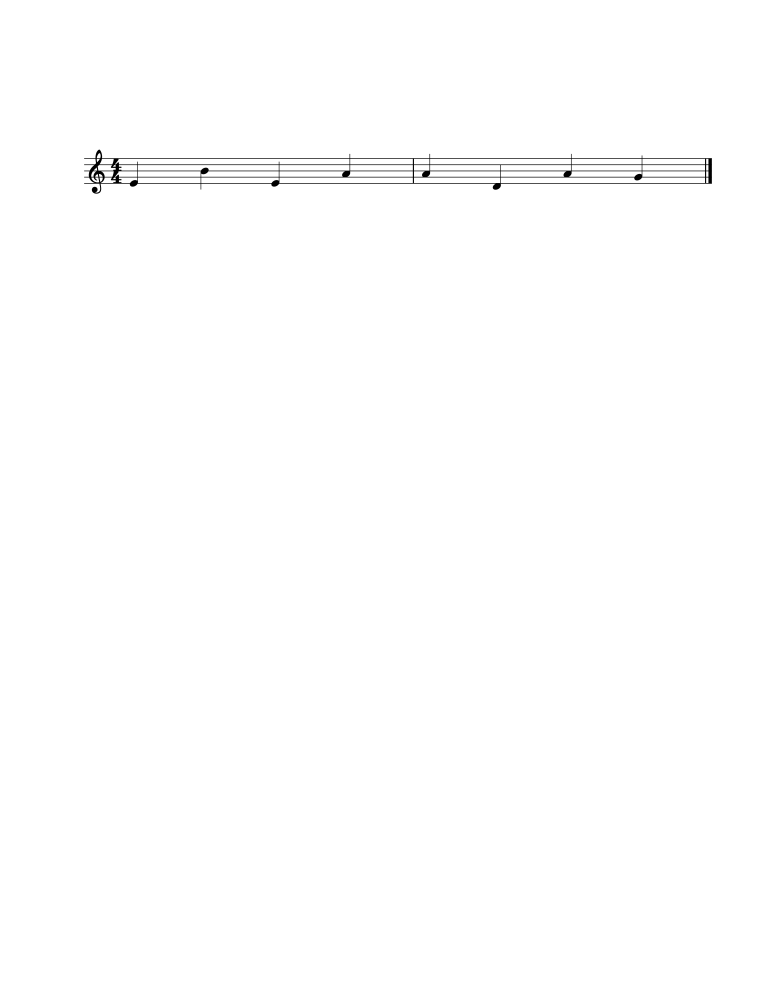
#> input picture img/temp_score_1704520007-1.png, 3060 x 3960 px (shown at 1/4 size); its folder holds only this picture in this run
$ python -i Staff.py   (imports and definitions only)
#> lines starting #> are read from the running program, lines starting #| are printed output that depends on the picture
import music21
from music21 import stream, clef, note, metadata, pitch, duration, chord
from tkinter import *
from PIL import Image, ImageTk
import os, shutil
import time
from copy import deepcopy

latest_file = None  # Global variable to keep track of the latest file
img_photo = None
dots = []  # List to store the coordinates of the dots
canvas = None

# [33 lines left out: functions convert_fraction_to_float, create_no_notes_version, not called in this run]

def generate_unique_filename(base="temp_score", extension=".png"):
    timestamp = int(time.time())  # Current time as a unique identifier
    return f"{base}_{timestamp}{extension}"

def crop_to_black_pixels(image_path, padding=20):
    # Open the image
#> called with image_path = 'img/temp_score_1704520007-1.png', padding = 20
    img = Image.open(image_path)
#> img is the input picture: PIL image 3060x3960 RGBA; mean R, G, B, A 254, 254, 254, 255

    # Convert the image to grayscale
    grayscale = img.convert('L')

    # Initialize min/max values
    left, top, right, bottom = img.width, img.height, 0, 0
#> left = 3060; top = 3960; right = 0; bottom = 0

    # Process each pixel
    for x in range(img.width):
        for y in range(img.height):
            # Check if the pixel is not white (assuming black or colored pixels)
            if grayscale.getpixel((x, y)) < 250:  # Threshold for non-white; may need adjustment
                # Update the bounds for cropping
                if x < left:
                    left = x
                if y < top:
                    top = y
                if x > right:
                    right = x
                if y > bottom:
                    bottom = y
#> after the loop, bottom = 774; left = 336; right = 2847; top = 598

    # Check if any non-white pixel found
    if left < right and top < bottom:
        # Apply padding
        left = max(left - padding, 0)
#> left = 316
        top = max(top - padding, 0)
#> top = 578
        right = min(right + padding, img.width)
#> right = 2867
        bottom = min(bottom + padding, img.height)
#> bottom = 794

        # Crop the image
        img_cropped = img.crop((left, top, right, bottom))
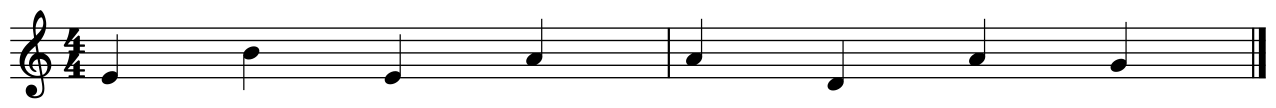
#> img_cropped: PIL image 2551x216 RGBA (shown at 1/2 size); mean R, G, B, A 233, 233, 233, 255
        return img_cropped
    else:
        # No non-white pixels found; return original image
        return img

# [207 lines left out: function staff, not called in this run]

>>> result = crop_to_black_pixels('img/temp_score_1704520007-1.png')
